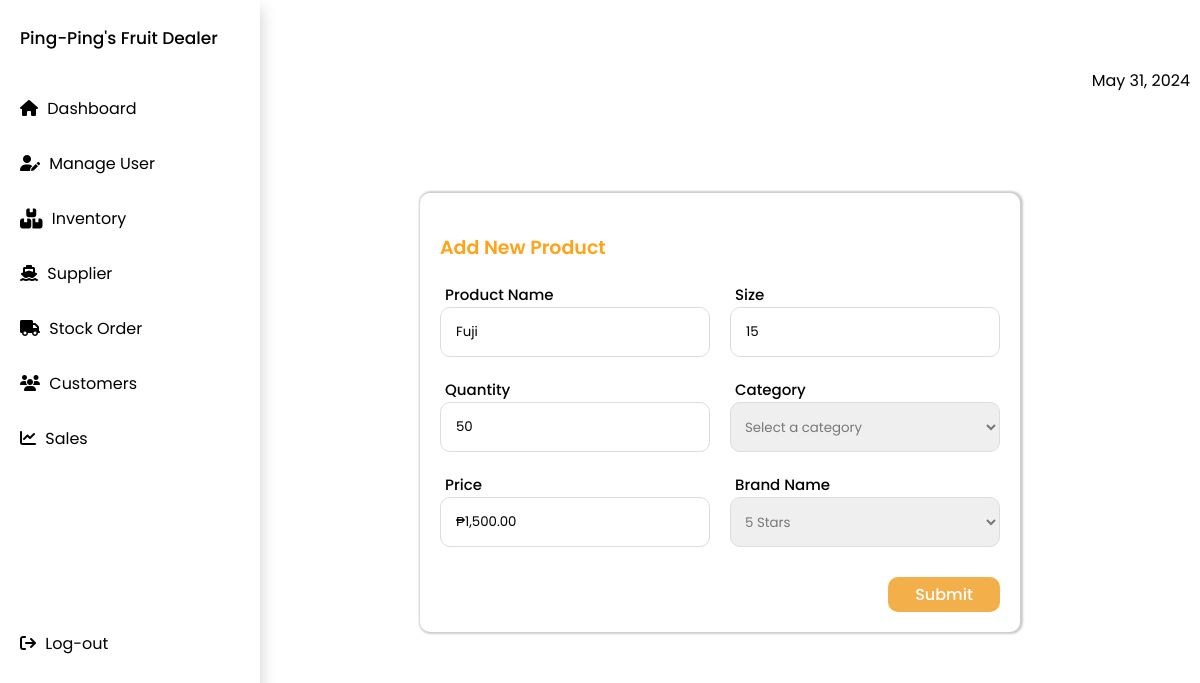
Page /editproduct.php?id=1 on the committed database.
### tables this page shows
CREATE TABLE `inventory` (
  `inventory_id` int(50) UNSIGNED NOT NULL,
  `product_name` varchar(50) NOT NULL,
  `brand_name` varchar(50) NOT NULL,
  `category` varchar(50) NOT NULL,
  `size` int(50) NOT NULL,
  `order_quantity` int(50) NOT NULL,
  `price` decimal(10,0) NOT NULL
);

### editproduct.php (the view, shortened to what this page needs)
<?php
include 'nav.php';
$conn = new mysqli(DB_HOST, DB_USER, DB_PASS, DB_NAME);
$product = null;
if (isset($_GET['id'])) {
    $id = intval($_GET['id']);
    $sql_product = "SELECT * FROM inventory WHERE inventory_id = $id";
    $result_product = $conn->query($sql_product);
    if ($result_product->num_rows > 0) {
        $product = $result_product->fetch_assoc();
    } else {
        echo "<script>alert('Product not found'); window.location.href = 'inventory.php';</script>";
        exit;
    }
}
$sql_brands = "SELECT sup_brand FROM suppliers";
$result_brands = $conn->query($sql_brands);
?>
<!DOCTYPE html>
<html lang="en">
<head>
    <link rel="stylesheet" href="css/dashboard.css">
    <link rel="stylesheet" href="css/addproduct.css">
</head>
<body>
<div class="top-nav">
    <h1>Edit Product</h1>
    <div class="user_and_date">
        <div class="dropdown">
            <div class="username">Avril Abelarde</div>
            <div class="dropdown-content">
                <a href="profile.php">Profile</a>
                <a href="#">Settings</a>
            </div>
        </div>
        <div class="date"><?php echo date('F j, Y'); ?></div>
    </div>
</div>
<div class="container">
    <form name="productForm" action="editproduct.php?id=<?php echo $product['inventory_id']; ?>" method="post" class="form" onsubmit="return validateForm()">
        <h4>Add New Product</h4>
        <div class="row1">
            <div class="input-box">
                <label>Product Name</label>
                <input type="text" name="product_name" placeholder="Enter product name" value="<?php echo htmlspecialchars($product['product_name']); ?>" required>
            </div>
            <div class="input-box">
                <label>Size</label>
                <input type="text" name="size" placeholder="Enter size" value="<?php echo intval($product['size']); ?>" required>
            </div>
        </div>
        <div class="row2">
        <div class="input-box">
                <label>Quantity</label>
                <input type="text" name="quantity" placeholder="Enter Quantity" value="<?php echo intval($product['order_quantity']); ?>" required>
            </div>
        <div class="input-box select-box">
                <label for="category">Category</label>
                <div class="column">
                        <div class="select-box">
                <select id="category" name="category" required>
                    <option value="" disabled selected>Select a category</option>
                </select>
                </div>
                    </div>
            </div>
        </div>
        <div class="row3">
            <div class="input-box">
                <label>Price</label>
                <input type="text" name="price" placeholder="Enter Price" value="<?php echo '₱' . number_format($product['price'], 2); ?>" required oninput="formatPriceInput(event)">
            </div>
            <div class="input-box select-box">
                <label for="brand_name">Brand Name</label>
                <div class="column">
            <div class="select-box">
                <select id="brand_name" name="brand_name" required>
                    <?php
                    if ($result_brands->num_rows > 0) {
                        while($row = $result_brands->fetch_assoc()) {
                            $selected = ($row['sup_brand'] == $product['brand_name']) ? 'selected' : '';
                            echo "<option value='" . htmlspecialchars($row['sup_brand']) . "' $selected>" . htmlspecialchars($row['sup_brand']) . "</option>";
                        }
                    } else {
                        echo "<option value='' disabled>No brands available</option>";
                    }
                    ?>
                </select>
            </div>
        </div>
                </div>
                </div>
        <button type="submit">Submit</button>
    </form>
</div>
</body>
</html>

### css/main.css (style rules this page uses)
* { padding: 0; margin: 0; box-sizing: border-box; font-family: 'Poppins', sans-serif; }
.container { display: flex; align-items: center; justify-content: center; min-height: 90vh; }

### css/dashboard.css (style rules this page uses)
.user_and_date { display: flex; flex-direction: row; justify-content: space-between; margin-top: 20px; margin-left: 10px; margin-right: 10px; gap: 15px; }

### css/addproduct.css (style rules this page uses)
.container { gap: 50px; padding: 20px; display: flex; width: 50%; margin-top: 75px; min-height: auto; background: #FFFFFF; box-shadow: 1px 0 2px 2px rgba(0, 0, 0, 0.2); border-radius: 10px; margin-left: 35%; }
.input-box { width: 100%; }
.input-box input { height: 50px; width: 100%; color: black; border: 1px solid #ddd; border-radius: 10px; padding: 0 15px; }
.form :where(.input-box input, .select-box) { gap: 20px; height: 50px; width: 100%; outline: none; color: #787878; }
label { font-size: 15px; font-weight: 500; color: #000000; margin-left: 5px; }
button { width: 20%; padding: 5px; background: #f2af4a; border: none; outline: none; color: #FFFFFF; font-size: 16px; font-weight: 500; cursor: pointer; border-radius: 10px; margin-left: 80%; }
.select-box { width: 100%; height: 50px; outline: none; color: #787878; }
h4 { font-size: 19px; font-weight: 600; color: #FFA318; margin-top: 20px; margin-bottom: 20px; }
.form :where(.input-box input, .select-box) { height: 50px; width: 100%; outline: none; color: #ddd; border-radius: 10px; }
.select-box select { height: 100%; width: 100%; border-radius: 10px; outline: none; border: 1px solid #ddd; padding: 10px; color: #787878; }
option { background: #ffffff; color: #000000; font-size: 14px; border-radius: 10px; }
.row1 { display: flex; flex-direction: row; gap: 20px; margin-bottom: 20px; }
.row2 { display: flex; flex-direction: row; gap: 20px; margin-bottom: 20px; }
.row3 { display: flex; flex-direction: row; gap: 20px; margin-bottom: 30px; }

### rows in the picture
inventory: product_name "Fuji", size "15", quantity "50", price "₱1,500.00"

### other values in the picture
form field brand_name "5 Stars"
